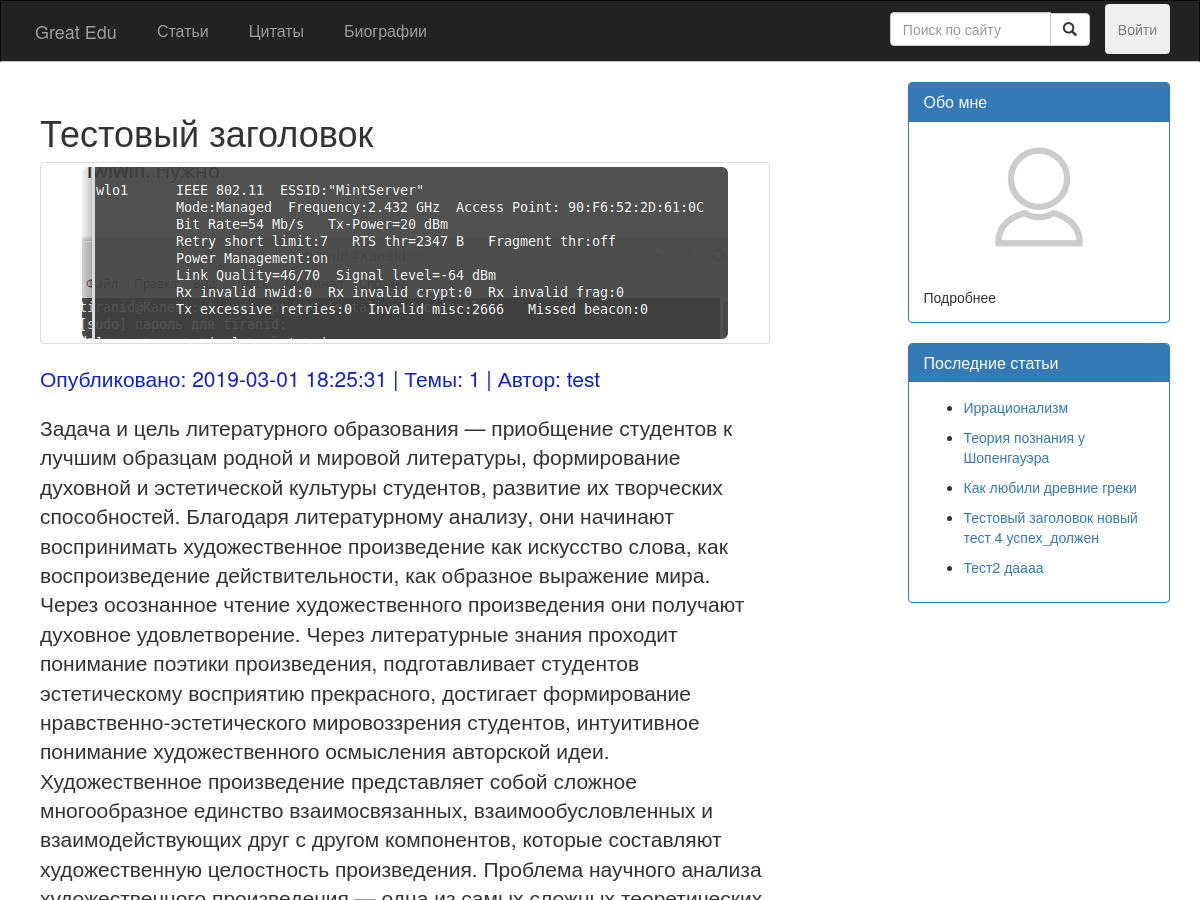
/src/public_routes/Post.php?id=1 (upper part), run on an earlier commit of the app's database.
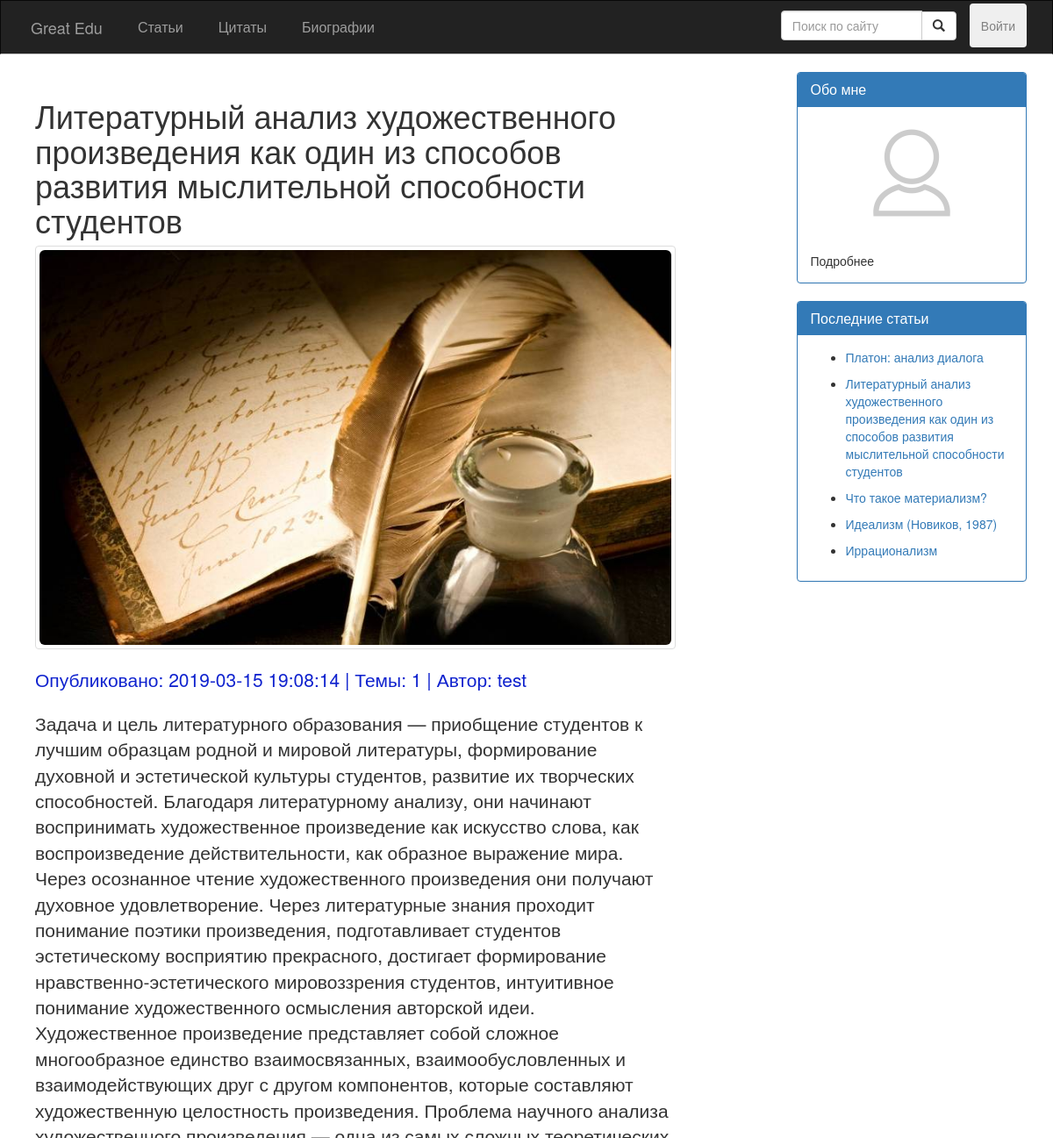
And on a later commit of the database.
### src/Include/dbFunctions.php (called while the page is built, shortened)
<?php
require_once 'DatabaseLoad.php';
function doSQLQuery($query)
{
  global $con2;
  try {
    $exec = mysqli_query($con2, $query) or die(mysqli_error($con2));
    if ($exec) {
      return $exec;
    }
  } catch (Exception $e) {
    echo $e->getMessage();
  }
  return false;
}
function execQueryToArray($query)
{
  global $con2;
  $exec = doSQLQuery($query) or die(mysqli_error($con2));
  if ($exec) {
    $arr = [];
    if (mysqli_num_rows($exec) > 0) {
      while ($post = mysqli_fetch_assoc($exec)) {
        array_push($arr, $post);
      }
    }
    return $arr;
  }
  return null;
}
function getUserById($id)
{
  $query = "SELECT * FROM Пользователи WHERE id = $id";
  $resultArray = execQueryToArray($query);
  $author = $resultArray[0];
  return $author;
}

### src/Include/commonFuncs.php (called while the page is built, shortened)
<?php
function LoadTextFromContentFile($file)
{
  $post_content = '';
  if (is_null($file)) {
    $post_content = 'error load';
  } else {
    $post_content = file_get_contents('Upload/contents/' . $file);
  }
  return $post_content;
}

### src/utils/post_c.php (the view, shortened to what this page needs)
<?php
function fillPostData()
{
  if (isset($_GET['id'])) {
    $query = "SELECT * FROM Статьи WHERE id = '$_GET[id]'";
    $exec = doSQLQuery($query);
    if (mysqli_num_rows($exec) > 0) {
      if ($post = mysqli_fetch_assoc($exec)) {
        $post_date = $post['дата_публикации'];
        $post_title = $post['заголовок'];
        $post_themes = $post['темы'];
        $authorId = $post['автор'];
        $post_image = $post['изображение'];
        $post_from_db = $post['файл_контент'];
        $authObj = getUserById($authorId);
        $post_author = $authObj['никнейм'];
        $post_content = LoadTextFromContentFile($post_from_db);
        ?>
        <div class="post">
          <div class="post-title">
            <h1><?php echo htmlentities($post_title); ?></h1>
          </div>
          <div class="thumbnail">
            <img class="img-responsive img-rounded" style="max-height: 500px;" src="../Upload/Image/<?php echo $post_image . '?m=' . time(); ?>">
          </div>
          <div class="post-info">
            <p class="lead">
              Опубликовано: <?php echo htmlentities($post_date); ?> | Темы: <?php echo htmlentities($post_themes); ?> |
              Автор: <?php echo $post_author; ?>
            </p>
          </div>
          <div class="post-content">
            <p class="lead"><?php echo nl2br($post_content); ?></p>
          </div>
        </div>
<?php
      }
    }
  } else {
    Redirect_To('Blog.php');
  }
}
      ?>
<?php
function fillPostsReferences()
{
  $sql = "SELECT * FROM Статьи ORDER BY дата_публикации DESC LIMIT 5 ";
  $exec = doSQLQuery($sql);
  while ($recentPost = mysqli_fetch_assoc($exec)) {
    $postID = $recentPost['id'];
    ?>
    <nav>
      <ul>
        <li><a href="Post.php?id=<?php echo $postID; ?>">
            <?php echo $recentPost['заголовок'] ?>
          </a></li>
      </ul>
    </nav>
  <?php
  }
}
?>

What changed in the data, as far as the page shows it:
no longer on this page (row unchanged): статьи: заголовок "Теория познания у Шопенгауэра"
no longer on this page (row unchanged): статьи: заголовок "Как любили древние греки"
now on one of the page's lists (row edited): статьи: заголовок "Литературный анализ художественного произведения как один из способов развития мыслительной способности студентов"
changed статьи: заголовок "Тестовый заголовок" → "Литературный анализ художественного произведения как один из способов развития мыслительной способности студентов"; изображение: a different picture; дата_публикации "2019-03-01 18:25:31" → "2019-03-15 19:08:14"
added статьи: заголовок "Платон: анализ диалога"
changed статьи: заголовок "Тест2 даааа" → "Что такое материализм?"; moves up the list
changed статьи: заголовок "Тестовый заголовок новый тест 4 успех_должен" → "Идеализм (Новиков, 1987)"; moves down the list
